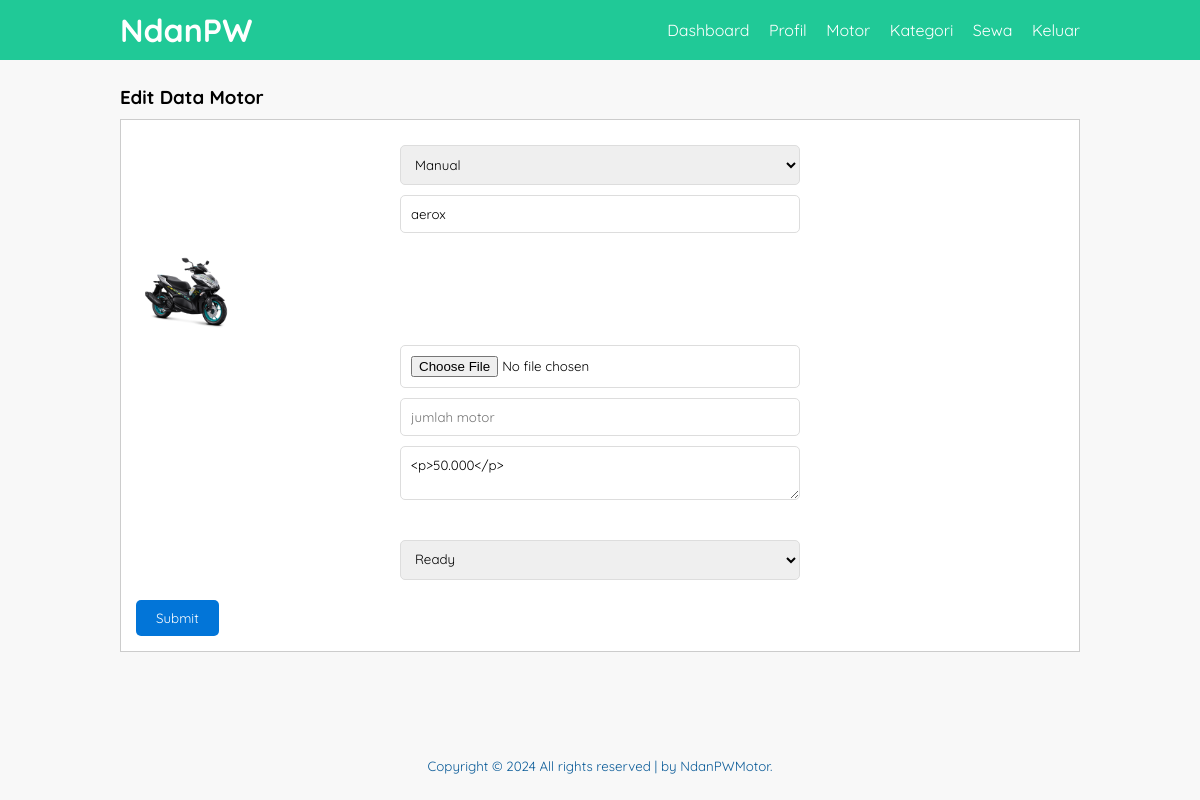
The app's page /edit-motor.php?id=7 (signed in) with its own data.
### tables this page shows
CREATE TABLE `tb_motor` (
  `motor_id` int(11) NOT NULL,
  `kategori_id` int(50) NOT NULL,
  `merk_motor` varchar(50) NOT NULL,
  `motor_img` varchar(100) NOT NULL,
  `motor_desc` text NOT NULL,
  `date_created` timestamp NOT NULL DEFAULT current_timestamp() ON UPDATE current_timestamp(),
  `jumlah_motor` int(100) NOT NULL,
  `motor_status` tinyint(4) NOT NULL
);

CREATE TABLE `tb_kategori` (
  `kategori_id` int(11) NOT NULL,
  `kategori_name` varchar(50) NOT NULL
);

### edit-motor.php (the view, shortened to what this page needs)
<?php
	include 'db.php';
	$motor = mysqli_query($conn, "SELECT * FROM tb_motor WHERE motor_id = '".$_GET['id']."' ");
	$p = mysqli_fetch_object($motor);
?>
<!DOCTYPE html>
<html>
<head>
	<link rel="stylesheet" type="text/css" href="css/style1.css">
</head>
<body>
	<header>
		<div class="container">
			<h1><a href="dashboard.php">NdanPW</a></h1>
			<ul>
				<li><a href="dashboard.php">Dashboard</a></li>
				<li><a href="profil.php">Profil</a></li>
				<li><a href="data-motor.php">Motor</a></li>
				<li><a href="data-kategori.php">Kategori</a></li>
				<li><a href="data-sewa.php">Sewa</a></li>
				<li><a href="keluar.php">Keluar</a></li>
			</ul>
		</div>
	</header>
	<div class="section">
		<div class="container">
			<h3>Edit Data Motor</h3>
			<div class="box">
				<form action="" method="POST" enctype="multipart/form-data">
					<select class="input-control" name="kategori" required>
						<?php
							$kategori = mysqli_query($conn, "SELECT * FROM tb_kategori ORDER BY kategori_id DESC");
							while($r = mysqli_fetch_array($kategori)){
						?>
						<option value="<?php echo $r['kategori_id'] ?>" <?php echo ($r['kategori_id'] == $p->kategori_id)? 'selected':''; ?>><?php echo $r['kategori_name'] ?></option>
						<?php } ?>
					</select>
					<input type="text" name="nama" class="input-control" placeholder="Merk Motor" value="<?php echo $p->merk_motor ?>" required>
					<img src="motor/<?php echo $p->motor_img ?>" width="100px">
					<input type="file" name="gambar" class="input-control">
					<input type="text" name="jumlah_motor" class="input-control" placeholder="jumlah motor" required>
					<textarea class="input-control" name="deskripsi" placeholder="Deskripsi"><?php echo $p->motor_desc ?></textarea><br>
					<select class="input-control" name="status">
						<option value="0" <?php echo ($p->motor_status == 0)? 'selected':''; ?>>Ready</option>
					</select>
					<input type="submit" name="submit" value="Submit" class="btn">
				</form>
			</div>
		</div>
	</div>
	<footer>
		<div class="container">
			<small>Copyright © 2024 All rights reserved | by NdanPWMotor.</small>
		</div>
	</footer>
</body>
</html>

### css/style1.css (style rules this page uses)
.box { background-color: #fff; border: none; padding: 0; margin: 10px auto; max-width: 1200px; }
* { padding: 0; margin: 0; font-family: "Quicksand", sans-serif; }
body { background-color: #f8f8f8; background-image: url(../img/walanime.jpg); background-size: cover; background-repeat: no-repeat; background-position: center; min-height: 100vh; }
a { color: inherit; text-decoration: none; }
.input-control { width: 100%; padding: 10px; margin-bottom: 15px; box-sizing: border-box; }
.btn { padding: 8px 15px; background-color: #0a5b98; color: #fff; border: none; cursor: pointer; }
header { background-color: #20c997; color: #fff; }
header h1 { float: left; padding: 10px 0; }
header ul { float: right; }
header ul li { display: inline-block; }
header ul li a { padding: 20px 0 20px 15px; display: inline-block; }
footer { padding: 25px 0; color: #0a5b98; text-align: center; position: fixed; left: 0; bottom: 0; width: 100%; }
.container { width: 80%; margin: 0 auto; }
.container:after { content: ""; display: block; clear: both; }
.section { padding: 25px 0; }
.box { background-color: #fff; border: 1px solid #ccc; padding: 15px; box-sizing: border-box; margin: 10px 0 25px 0; }
.box:after { content: ""; display: block; clear: both; }
@media screen and (max-width: 1200px) { .container { max-width: 960px; } }
.input-control { width: 80%; max-width: 400px; padding: 10px; margin: 10px auto; border: 1px solid #ddd; border-radius: 5px; display: block; }
.btn { background-color: #0275d8; color: #fff; padding: 10px 20px; border: none; border-radius: 5px; cursor: pointer; margin-top: 10px; }

### records on screen
tb_motor: kategori "Manual", nama "aerox", motor_img (picture), deskripsi "<p>50.000</p>", status "Ready"
